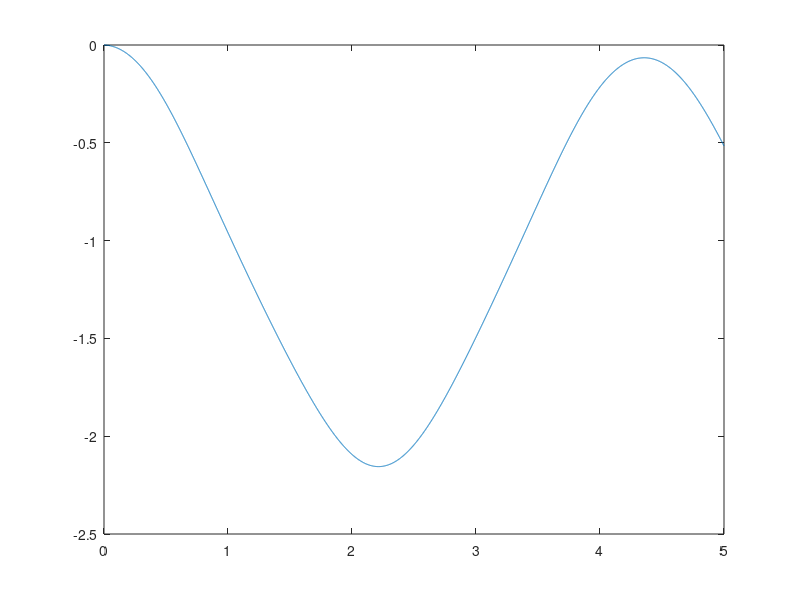

The MATLAB script that drew this image:
%恒转矩
%% 参数
%
g = -9.8;
m1 = 1; l1 = 1; J1 = m1 * l1 ^ 2/3;
m2 = 1; l2 = 2; J2 = m2 * l2 ^ 2/3;
m3 = 1;
%%
A = diag([m1, m1, J1, m2, m2, J2, m3, m3]);
B = [0; m1 * g; 10; 0; m2 * g; 0; 0; m3 * g];
q0 = [l1; 0; 0; 2 * l1 + l2; 0; 0; 2 * l1 + 2 * l2; 0];
v0 = [0; 0; 0; 0; 0; 0; 0; 0]; %初始状态
q = q0; v = v0;
phi = [q0(1) - l1 * cos(q0(3));
       q0(2) - l1 * sin(q0(3));
       -2 * l1 * cos(q0(3)) + q0(4) - l2 * cos(q0(6));
       -2 * l1 * sin(q0(3)) + q0(5) - l2 * sin(q0(6));
       -2 * l1 * sin(q0(3)) + 2 * l2 * sin(q0(6));
       -l2 * cos(q0(6)) - q0(4) + q0(7);
       q0(8)]; %约束
phiq = [1 0 l1 * sin(q0(3)) 0 0 0 0 0;
        0 1 -l1 * cos(q0(3)) 0 0 0 0 0;
        0 0 2 * l1 * sin(q0(3)) 1 0 l2 * sin(q0(6)) 0 0;
        0 0 -2 * l1 * cos(q0(3)) 0 1 -l2 * cos(q0(6)) 0 0;
        0 0 2 * l1 * cos(q0(3)) 0 0 2 * l2 * cos(q0(6)) 0 0;
        0 0 0 -1 0 l2 * sin(q0(6)) 1 0;
        0 0 0 0 0 0 0 1]; %雅可比
P = [-l1 * cos(q0(3)) * v0(3) ^ 2;
   -l1 * sin(q0(3)) * v0(3) ^ 2;
   -2 * l1 * cos(q0(3)) * v0(3) ^ 2 - l2 * cos(q0(6)) * v0(6) ^ 2;
   -2 * l1 * sin(q0(3)) * v0(3) ^ 2 - l2 * sin(q0(6)) * v0(6) ^ 2;
   2 * l1 * sin(q0(3)) * v0(3) ^ 2 + 2 * l2 * sin(q0(6)) * v0(6) ^ 2;
   -l2 * cos(q0(6)) * v0(6) ^ 2;
   0];
h = 0.001; T = 5; t = 0:h:T; %步长及时间

phiT = phiq * v; %对时间全微分
alpha = 25; beta = 50; %经验值5~50
P1 = P - 2 * alpha * phiT - beta ^ 2 * phi; %稳定形式
LEFT = [A phiq'; phiq zeros(length(P))]; %左端系数
RIGHT = [B; P1]; %右端
X = (LEFT ^ -1) * RIGHT;

%% 组装
q = q0; v = v0;
column = zeros(8, (length(t) - 1));
q = [q column]; v = [v column];
a = zeros(8, length(t));
%%
for i = 1:length(t) - 1
    phi = [q(1, i) - l1 * cos(q(3, i));
           q(2, i) - l1 * sin(q(3, i));
           -2 * l1 * cos(q(3, i)) + q(4, i) - l2 * cos(q(6, i));
           -2 * l1 * sin(q(3, i)) + q(5, i) - l2 * sin(q(6, i));
           -2 * l1 * sin(q(3, i)) + 2 * l2 * sin(q(6, i))
           -l2 * cos(q(6, i)) - q(4, i) + q(7, i);
           q(8, i)]; %约束
    phiq = [1 0 l1 * sin(q(3, i)) 0 0 0 0 0;
            0 1 -l1 * cos(q(3, i)) 0 0 0 0 0;
            0 0 2 * l1 * sin(q(3, i)) 1 0 l2 * sin(q(6, i)) 0 0;
            0 0 -2 * l1 * cos(q(3, i)) 0 1 -l2 * cos(q(6, i)) 0 0;
            0 0 2 * l1 * cos(q(3, i)) 0 0 2 * l2 * cos(q(6, i)) 0 0;
            0 0 0 -1 0 l2 * sin(q(6, i)) 1 0;
            0 0 0 0 0 0 0 1]; %雅可比
    P = [-l1 * cos(q(3, i)) * v(3, i) ^ 2;
       -l1 * sin(q(3, i)) * v(3, i) ^ 2;
       -2 * l1 * cos(q(3, i)) * v(3, i) ^ 2 - l2 * cos(q(6, i)) * v(6, i) ^ 2;
       -2 * l1 * sin(q(3, i)) * v(3, i) ^ 2 - l2 * sin(q(6, i)) * v(6, i) ^ 2;
       2 * l1 * sin(q(3, i)) * v(3, i) ^ 2 + 2 * l2 * sin(q(6, i)) * v(6, i) ^ 2;
       -l2 * cos(q(6, i)) * v(6, i) ^ 2;
       0];
    phiT = phiq * v(:, i);
    P1 = P - 2 * alpha * phiT - (beta ^ 2) * phi;
    LEFT = [A phiq'; phiq zeros(length(P))];
    RIGHT = [B; P1];
    X = (LEFT ^ -1) * RIGHT;
    a(:, i) = X(1:8);
    v(:, i + 1) = v(:, i) + h * a(:, i);
    q(:, i + 1) = q(:, i) + h * v(:, i);
end

%% figure
plot(t, q(3, :));
